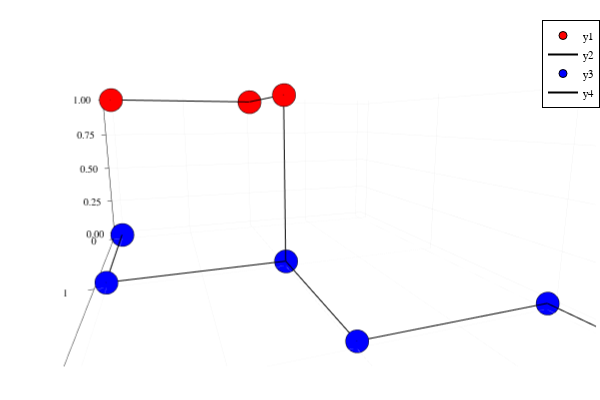

Write notebook code for a chart like this one.
### Code cell
p1 = e0
p2 = ex
p3 = ex + ey
p4 = p3 + ez
p5 = p4 - ex
p6 = p5 - ey
points = [p1,p2,p3,p4,p5,p6]
#points = [p + 0.05*2*(Point()-(ex+ey+ez)) for p in points]
Q = stair(5)
#P = PolygonalNew([p + 0.05*2*(Point()-(ex+ey+ez)) for p in points])
P = PolygonalNew(points)
p = plot()
#plotChain!(P,"red")
#plotChain!(Q,"blue")

### Figure 1 — Plotly figure (JSON) as saved in the notebook; plotly's stock layout.template omitted (floating-point values rounded to 4 significant figures)
{"data": [{"colorbar": {"title": {"text": ""}}, "legendgroup": "y1", "marker": {"color": "rgba(255, 0, 0, 1.000)", "line": {"color": "rgba(0, 0, 0, 1)", "width": 1}, "size": 8, "symbol": "circle"}, "mode": "markers", "name": "y1", "scene": "scene", "showlegend": true, "type": "scatter3d", "x": [0, 1, 1, 1, 0, 0], "xaxis": "x", "y": [0, 0, 1, 1, 1, 0], "yaxis": "y", "z": [0, 0, 0, 1, 1, 1], "zaxis": "z", "zmax": null, "zmin": null}, {"colorbar": {"title": {"text": ""}}, "legendgroup": "y2", "line": {"color": "rgba(0, 0, 0, 1)", "dash": "solid", "shape": "linear", "width": 2}, "mode": "lines", "name": "y2", "scene": "scene", "showlegend": true, "type": "scatter3d", "x": [0, 1, 1, 1, 0, 0], "xaxis": "x", "y": [0, 0, 1, 1, 1, 0], "yaxis": "y", "z": [0, 0, 0, 1, 1, 1], "zaxis": "z", "zmax": null, "zmin": null}, {"colorbar": {"title": {"text": ""}}, "legendgroup": "y3", "marker": {"color": "rgba(0, 0, 255, 1.000)", "line": {"color": "rgba(0, 0, 0, 1)", "width": 1}, "size": 8, "symbol": "circle"}, "mode": "markers", "name": "y3", "scene": "scene", "showlegend": true, "type": "scatter3d", "x": [0, 1, 1, 2, 2, 3], "xaxis": "x", "y": [0, 0, 1, 1, 2, 2], "yaxis": "y", "z": [0, 0, 0, 0, 0, 0], "zaxis": "z", "zmax": null, "zmin": null}, {"colorbar": {"title": {"text": ""}}, "legendgroup": "y4", "line": {"color": "rgba(0, 0, 0, 1)", "dash": "solid", "shape": "linear", "width": 2}, "mode": "lines", "name": "y4", "scene": "scene", "showlegend": true, "type": "scatter3d", "x": [0, 1, 1, 2, 2, 3], "xaxis": "x", "y": [0, 0, 1, 1, 2, 2], "yaxis": "y", "z": [0, 0, 0, 0, 0, 0], "zaxis": "z", "zmax": null, "zmin": null}], "layout": {"annotations": [], "height": 400, "legend": {"bgcolor": "rgba(255, 255, 255, 1.000)", "bordercolor": "rgba(0, 0, 0, 1)", "borderwidth": 1, "font": {"color": "rgba(0, 0, 0, 1)", "family": "sans-serif", "size": 11}, "title": {"font": {"color": "rgba(0, 0, 0, 1)", "family": "sans-serif", "size": 15}, "text": ""}, "tracegroupgap": 0, "traceorder": "normal", "x": 1, "xanchor": "auto", "y": 1, "yanchor": "auto"}, "margin": {"b": 20, "l": 0, "r": 0, "t": 20}, "paper_bgcolor": "rgba(255, 255, 255, 1.000)", "plot_bgcolor": "rgba(255, 255, 255, 1.000)", "scene": {"aspectmode": "auto", "aspectratio": {"x": 1.651, "y": 1.101, "z": 0.5503}, "camera": {"center": {"x": 0, "y": 0, "z": 0}, "eye": {"x": 0.9625, "y": -0.3499, "z": 0.1852}, "projection": {"type": "perspective"}, "up": {"x": 0, "y": 0, "z": 1}}, "domain": {"x": [0.05101, 0.9934], "y": [0.03762, 0.9902]}, "xaxis": {"gridcolor": "rgba(0, 0, 0, 0.1)", "gridwidth": 0.5, "linecolor": "rgba(0, 0, 0, 1)", "mirror": false, "range": [-0.09, 3.09], "showgrid": true, "showline": true, "showticklabels": true, "tickangle": 0, "tickcolor": "rgb(0, 0, 0)", "tickfont": {"color": "rgba(0, 0, 0, 1)", "family": "sans-serif", "size": 11}, "tickmode": "array", "ticks": "inside", "ticktext": ["0", "1", "2", "3"], "tickvals": [0, 1, 2, 3], "title": {"font": {"color": "rgba(0, 0, 0, 1)", "family": "sans-serif", "size": 15}, "text": ""}, "type": "linear", "visible": true, "zeroline": false, "zerolinecolor": "rgba(0, 0, 0, 1)"}, "yaxis": {"gridcolor": "rgba(0, 0, 0, 0.1)", "gridwidth": 0.5, "linecolor": "rgba(0, 0, 0, 1)", "mirror": false, "range": [-0.06, 2.06], "showgrid": true, "showline": true, "showticklabels": true, "tickangle": 0, "tickcolor": "rgb(0, 0, 0)", "tickfont": {"color": "rgba(0, 0, 0, 1)", "family": "sans-serif", "size": 11}, "tickmode": "array", "ticks": "inside", "ticktext": ["0.0", "0.5", "1.0", "1.5", "2.0"], "tickvals": [0, 0.5, 1, 1.5, 2], "title": {"font": {"color": "rgba(0, 0, 0, 1)", "family": "sans-serif", "size": 15}, "text": ""}, "type": "linear", "visible": true, "zeroline": false, "zerolinecolor": "rgba(0, 0, 0, 1)"}, "zaxis": {"gridcolor": "rgba(0, 0, 0, 0.1)", "gridwidth": 0.5, "linecolor": "rgba(0, 0, 0, 1)", "mirror": false, "range": [-0.03, 1.03], "showgrid": true, "showline": true, "showticklabels": true, "tickangle": 0, "tickcolor": "rgb(0, 0, 0)", "tickfont": {"color": "rgba(0, 0, 0, 1)", "family": "sans-serif", "size": 11}, "tickmode": "array", "ticks": "inside", "ticktext": ["0.00", "0.25", "0.50", "0.75", "1.00"], "tickvals": [0, 0.25, 0.5, 0.75, 1], "title": {"font": {"color": "rgba(0, 0, 0, 1)", "family": "sans-serif", "size": 15}, "text": ""}, "type": "linear", "visible": true, "zeroline": false, "zerolinecolor": "rgba(0, 0, 0, 1)"}}, "showlegend": true, "width": 600}}
